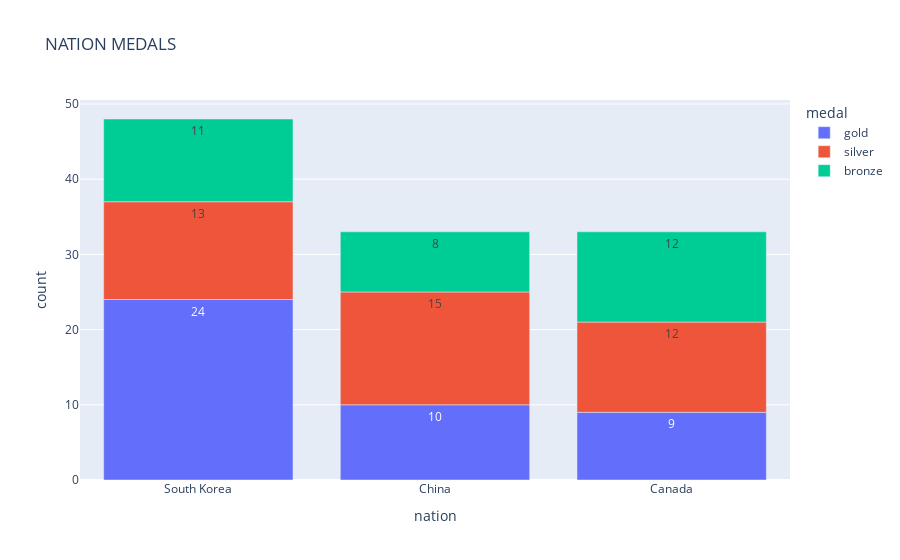

The code cell stored with this chart in its notebook:
### Code cell
px.bar(data1,x="nation",y="count",color="medal",title="NATION MEDALS",text="count")

### Figure 1 — Plotly figure (JSON) as saved in the notebook; plotly's stock layout.template omitted (floating-point values rounded to 4 significant figures)
{"data": [{"alignmentgroup": "True", "hovertemplate": "medal=gold<br>nation=%{x}<br>count=%{text}<extra></extra>", "legendgroup": "gold", "marker": {"color": "#636efa", "pattern": {"shape": ""}}, "name": "gold", "offsetgroup": "gold", "orientation": "v", "showlegend": true, "text": [24, 10, 9], "textposition": "auto", "type": "bar", "x": ["South Korea", "China", "Canada"], "xaxis": "x", "y": [24, 10, 9], "yaxis": "y"}, {"alignmentgroup": "True", "hovertemplate": "medal=silver<br>nation=%{x}<br>count=%{text}<extra></extra>", "legendgroup": "silver", "marker": {"color": "#EF553B", "pattern": {"shape": ""}}, "name": "silver", "offsetgroup": "silver", "orientation": "v", "showlegend": true, "text": [13, 15, 12], "textposition": "auto", "type": "bar", "x": ["South Korea", "China", "Canada"], "xaxis": "x", "y": [13, 15, 12], "yaxis": "y"}, {"alignmentgroup": "True", "hovertemplate": "medal=bronze<br>nation=%{x}<br>count=%{text}<extra></extra>", "legendgroup": "bronze", "marker": {"color": "#00cc96", "pattern": {"shape": ""}}, "name": "bronze", "offsetgroup": "bronze", "orientation": "v", "showlegend": true, "text": [11, 8, 12], "textposition": "auto", "type": "bar", "x": ["South Korea", "China", "Canada"], "xaxis": "x", "y": [11, 8, 12], "yaxis": "y"}], "layout": {"barmode": "relative", "legend": {"title": {"text": "medal"}, "tracegroupgap": 0}, "title": {"text": "NATION MEDALS"}, "xaxis": {"anchor": "y", "domain": [0, 1], "title": {"text": "nation"}}, "yaxis": {"anchor": "x", "domain": [0, 1], "title": {"text": "count"}}}}
